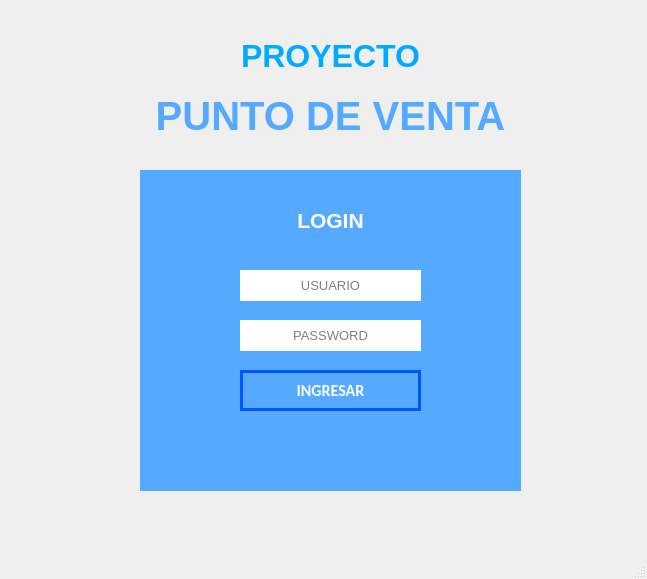
<?xml version="1.0" encoding="UTF-8"?>
<ui version="4.0">
 <class>win_login</class>
 <widget class="QMainWindow" name="win_login">
  <property name="geometry">
   <rect>
    <x>0</x>
    <y>0</y>
    <width>647</width>
    <height>579</height>
   </rect>
  </property>
  <property name="windowTitle">
   <string>Login</string>
  </property>
  <property name="autoFillBackground">
   <bool>false</bool>
  </property>
  <property name="styleSheet">
   <string notr="true"/>
  </property>
  <widget class="QWidget" name="centralwidget">
   <widget class="QLabel" name="label">
    <property name="geometry">
     <rect>
      <x>180</x>
      <y>30</y>
      <width>301</width>
      <height>51</height>
     </rect>
    </property>
    <property name="palette">
     <palette>
      <active>
       <colorrole role="WindowText">
        <brush brushstyle="SolidPattern">
         <color alpha="255">
          <red>0</red>
          <green>170</green>
          <blue>255</blue>
         </color>
        </brush>
       </colorrole>
       <colorrole role="Button">
        <brush brushstyle="SolidPattern">
         <color alpha="0">
          <red>0</red>
          <green>85</green>
          <blue>0</blue>
         </color>
        </brush>
       </colorrole>
       <colorrole role="Text">
        <brush brushstyle="SolidPattern">
         <color alpha="255">
          <red>0</red>
          <green>0</green>
          <blue>0</blue>
         </color>
        </brush>
       </colorrole>
       <colorrole role="Base">
        <brush brushstyle="SolidPattern">
         <color alpha="0">
          <red>0</red>
          <green>85</green>
          <blue>0</blue>
         </color>
        </brush>
       </colorrole>
       <colorrole role="Window">
        <brush brushstyle="SolidPattern">
         <color alpha="0">
          <red>0</red>
          <green>85</green>
          <blue>0</blue>
         </color>
        </brush>
       </colorrole>
      </active>
      <inactive>
       <colorrole role="WindowText">
        <brush brushstyle="SolidPattern">
         <color alpha="255">
          <red>0</red>
          <green>170</green>
          <blue>255</blue>
         </color>
        </brush>
       </colorrole>
       <colorrole role="Button">
        <brush brushstyle="SolidPattern">
         <color alpha="0">
          <red>0</red>
          <green>85</green>
          <blue>0</blue>
         </color>
        </brush>
       </colorrole>
       <colorrole role="Text">
        <brush brushstyle="SolidPattern">
         <color alpha="255">
          <red>0</red>
          <green>0</green>
          <blue>0</blue>
         </color>
        </brush>
       </colorrole>
       <colorrole role="Base">
        <brush brushstyle="SolidPattern">
         <color alpha="0">
          <red>0</red>
          <green>85</green>
          <blue>0</blue>
         </color>
        </brush>
       </colorrole>
       <colorrole role="Window">
        <brush brushstyle="SolidPattern">
         <color alpha="0">
          <red>0</red>
          <green>85</green>
          <blue>0</blue>
         </color>
        </brush>
       </colorrole>
      </inactive>
      <disabled>
       <colorrole role="WindowText">
        <brush brushstyle="SolidPattern">
         <color alpha="255">
          <red>120</red>
          <green>120</green>
          <blue>120</blue>
         </color>
        </brush>
       </colorrole>
       <colorrole role="Button">
        <brush brushstyle="SolidPattern">
         <color alpha="0">
          <red>0</red>
          <green>85</green>
          <blue>0</blue>
         </color>
        </brush>
       </colorrole>
       <colorrole role="Text">
        <brush brushstyle="SolidPattern">
         <color alpha="255">
          <red>120</red>
          <green>120</green>
          <blue>120</blue>
         </color>
        </brush>
       </colorrole>
       <colorrole role="Base">
        <brush brushstyle="SolidPattern">
         <color alpha="0">
          <red>0</red>
          <green>85</green>
          <blue>0</blue>
         </color>
        </brush>
       </colorrole>
       <colorrole role="Window">
        <brush brushstyle="SolidPattern">
         <color alpha="0">
          <red>0</red>
          <green>85</green>
          <blue>0</blue>
         </color>
        </brush>
       </colorrole>
      </disabled>
     </palette>
    </property>
    <property name="font">
     <font>
      <pointsize>24</pointsize>
      <weight>75</weight>
      <bold>true</bold>
     </font>
    </property>
    <property name="autoFillBackground">
     <bool>false</bool>
    </property>
    <property name="styleSheet">
     <string notr="true"/>
    </property>
    <property name="text">
     <string>PROYECTO</string>
    </property>
    <property name="alignment">
     <set>Qt::AlignCenter</set>
    </property>
   </widget>
   <widget class="QLabel" name="label_2">
    <property name="geometry">
     <rect>
      <x>60</x>
      <y>90</y>
      <width>541</width>
      <height>51</height>
     </rect>
    </property>
    <property name="palette">
     <palette>
      <active>
       <colorrole role="WindowText">
        <brush brushstyle="SolidPattern">
         <color alpha="255">
          <red>85</red>
          <green>170</green>
          <blue>255</blue>
         </color>
        </brush>
       </colorrole>
       <colorrole role="Button">
        <brush brushstyle="SolidPattern">
         <color alpha="0">
          <red>0</red>
          <green>85</green>
          <blue>0</blue>
         </color>
        </brush>
       </colorrole>
       <colorrole role="Base">
        <brush brushstyle="SolidPattern">
         <color alpha="0">
          <red>0</red>
          <green>85</green>
          <blue>0</blue>
         </color>
        </brush>
       </colorrole>
       <colorrole role="Window">
        <brush brushstyle="SolidPattern">
         <color alpha="0">
          <red>0</red>
          <green>85</green>
          <blue>0</blue>
         </color>
        </brush>
       </colorrole>
      </active>
      <inactive>
       <colorrole role="WindowText">
        <brush brushstyle="SolidPattern">
         <color alpha="255">
          <red>85</red>
          <green>170</green>
          <blue>255</blue>
         </color>
        </brush>
       </colorrole>
       <colorrole role="Button">
        <brush brushstyle="SolidPattern">
         <color alpha="0">
          <red>0</red>
          <green>85</green>
          <blue>0</blue>
         </color>
        </brush>
       </colorrole>
       <colorrole role="Base">
        <brush brushstyle="SolidPattern">
         <color alpha="0">
          <red>0</red>
          <green>85</green>
          <blue>0</blue>
         </color>
        </brush>
       </colorrole>
       <colorrole role="Window">
        <brush brushstyle="SolidPattern">
         <color alpha="0">
          <red>0</red>
          <green>85</green>
          <blue>0</blue>
         </color>
        </brush>
       </colorrole>
      </inactive>
      <disabled>
       <colorrole role="WindowText">
        <brush brushstyle="SolidPattern">
         <color alpha="255">
          <red>120</red>
          <green>120</green>
          <blue>120</blue>
         </color>
        </brush>
       </colorrole>
       <colorrole role="Button">
        <brush brushstyle="SolidPattern">
         <color alpha="0">
          <red>0</red>
          <green>85</green>
          <blue>0</blue>
         </color>
        </brush>
       </colorrole>
       <colorrole role="Base">
        <brush brushstyle="SolidPattern">
         <color alpha="0">
          <red>0</red>
          <green>85</green>
          <blue>0</blue>
         </color>
        </brush>
       </colorrole>
       <colorrole role="Window">
        <brush brushstyle="SolidPattern">
         <color alpha="0">
          <red>0</red>
          <green>85</green>
          <blue>0</blue>
         </color>
        </brush>
       </colorrole>
      </disabled>
     </palette>
    </property>
    <property name="font">
     <font>
      <family>Arial</family>
      <pointsize>30</pointsize>
      <weight>75</weight>
      <bold>true</bold>
     </font>
    </property>
    <property name="autoFillBackground">
     <bool>false</bool>
    </property>
    <property name="styleSheet">
     <string notr="true">background-color: rgba(0, 85, 0, 0);</string>
    </property>
    <property name="text">
     <string>PUNTO DE VENTA</string>
    </property>
    <property name="alignment">
     <set>Qt::AlignCenter</set>
    </property>
   </widget>
   <widget class="QLabel" name="deep">
    <property name="geometry">
     <rect>
      <x>140</x>
      <y>170</y>
      <width>381</width>
      <height>321</height>
     </rect>
    </property>
    <property name="styleSheet">
     <string notr="true">background-color: rgb(85, 170, 255);
border: 0;</string>
    </property>
    <property name="frameShape">
     <enum>QFrame::Box</enum>
    </property>
    <property name="frameShadow">
     <enum>QFrame::Raised</enum>
    </property>
    <property name="lineWidth">
     <number>2</number>
    </property>
    <property name="midLineWidth">
     <number>3</number>
    </property>
    <property name="text">
     <string/>
    </property>
   </widget>
   <widget class="QPushButton" name="btnIniciar">
    <property name="geometry">
     <rect>
      <x>240</x>
      <y>370</y>
      <width>181</width>
      <height>41</height>
     </rect>
    </property>
    <property name="palette">
     <palette>
      <active>
       <colorrole role="WindowText">
        <brush brushstyle="SolidPattern">
         <color alpha="255">
          <red>255</red>
          <green>255</green>
          <blue>255</blue>
         </color>
        </brush>
       </colorrole>
       <colorrole role="Button">
        <brush brushstyle="SolidPattern">
         <color alpha="204">
          <red>0</red>
          <green>85</green>
          <blue>255</blue>
         </color>
        </brush>
       </colorrole>
       <colorrole role="Text">
        <brush brushstyle="SolidPattern">
         <color alpha="255">
          <red>255</red>
          <green>255</green>
          <blue>255</blue>
         </color>
        </brush>
       </colorrole>
       <colorrole role="ButtonText">
        <brush brushstyle="SolidPattern">
         <color alpha="255">
          <red>255</red>
          <green>255</green>
          <blue>255</blue>
         </color>
        </brush>
       </colorrole>
       <colorrole role="Base">
        <brush brushstyle="SolidPattern">
         <color alpha="204">
          <red>0</red>
          <green>85</green>
          <blue>255</blue>
         </color>
        </brush>
       </colorrole>
       <colorrole role="Window">
        <brush brushstyle="SolidPattern">
         <color alpha="204">
          <red>0</red>
          <green>85</green>
          <blue>255</blue>
         </color>
        </brush>
       </colorrole>
       <colorrole role="Highlight">
        <brush brushstyle="SolidPattern">
         <color alpha="255">
          <red>0</red>
          <green>255</green>
          <blue>0</blue>
         </color>
        </brush>
       </colorrole>
      </active>
      <inactive>
       <colorrole role="WindowText">
        <brush brushstyle="SolidPattern">
         <color alpha="255">
          <red>255</red>
          <green>255</green>
          <blue>255</blue>
         </color>
        </brush>
       </colorrole>
       <colorrole role="Button">
        <brush brushstyle="SolidPattern">
         <color alpha="204">
          <red>0</red>
          <green>85</green>
          <blue>255</blue>
         </color>
        </brush>
       </colorrole>
       <colorrole role="Text">
        <brush brushstyle="SolidPattern">
         <color alpha="255">
          <red>255</red>
          <green>255</green>
          <blue>255</blue>
         </color>
        </brush>
       </colorrole>
       <colorrole role="ButtonText">
        <brush brushstyle="SolidPattern">
         <color alpha="255">
          <red>255</red>
          <green>255</green>
          <blue>255</blue>
         </color>
        </brush>
       </colorrole>
       <colorrole role="Base">
        <brush brushstyle="SolidPattern">
         <color alpha="204">
          <red>0</red>
          <green>85</green>
          <blue>255</blue>
         </color>
        </brush>
       </colorrole>
       <colorrole role="Window">
        <brush brushstyle="SolidPattern">
         <color alpha="204">
          <red>0</red>
          <green>85</green>
          <blue>255</blue>
         </color>
        </brush>
       </colorrole>
       <colorrole role="Highlight">
        <brush brushstyle="SolidPattern">
         <color alpha="255">
          <red>0</red>
          <green>255</green>
          <blue>0</blue>
         </color>
        </brush>
       </colorrole>
      </inactive>
      <disabled>
       <colorrole role="WindowText">
        <brush brushstyle="SolidPattern">
         <color alpha="255">
          <red>255</red>
          <green>255</green>
          <blue>255</blue>
         </color>
        </brush>
       </colorrole>
       <colorrole role="Button">
        <brush brushstyle="SolidPattern">
         <color alpha="204">
          <red>0</red>
          <green>85</green>
          <blue>255</blue>
         </color>
        </brush>
       </colorrole>
       <colorrole role="Text">
        <brush brushstyle="SolidPattern">
         <color alpha="255">
          <red>255</red>
          <green>255</green>
          <blue>255</blue>
         </color>
        </brush>
       </colorrole>
       <colorrole role="ButtonText">
        <brush brushstyle="SolidPattern">
         <color alpha="255">
          <red>255</red>
          <green>255</green>
          <blue>255</blue>
         </color>
        </brush>
       </colorrole>
       <colorrole role="Base">
        <brush brushstyle="SolidPattern">
         <color alpha="204">
          <red>0</red>
          <green>85</green>
          <blue>255</blue>
         </color>
        </brush>
       </colorrole>
       <colorrole role="Window">
        <brush brushstyle="SolidPattern">
         <color alpha="204">
          <red>0</red>
          <green>85</green>
          <blue>255</blue>
         </color>
        </brush>
       </colorrole>
       <colorrole role="Highlight">
        <brush brushstyle="SolidPattern">
         <color alpha="255">
          <red>0</red>
          <green>120</green>
          <blue>215</blue>
         </color>
        </brush>
       </colorrole>
      </disabled>
     </palette>
    </property>
    <property name="font">
     <font>
      <family>Calibri</family>
      <pointsize>12</pointsize>
      <weight>75</weight>
      <bold>true</bold>
     </font>
    </property>
    <property name="cursor">
     <cursorShape>PointingHandCursor</cursorShape>
    </property>
    <property name="styleSheet">
     <string notr="true">QPushButton:hover
{
  border: 0px solid red;
  color: white;
  background-color:  rgb(0, 85, 255);
}
QPushButton
{
	background-color: rgba(0,85, 255, .8);
 color:white;
border: 3px solid rgb(0, 85, 255);
}
</string>
    </property>
    <property name="text">
     <string>INGRESAR</string>
    </property>
   </widget>
   <widget class="QLineEdit" name="txtUsuario">
    <property name="geometry">
     <rect>
      <x>240</x>
      <y>270</y>
      <width>181</width>
      <height>31</height>
     </rect>
    </property>
    <property name="font">
     <font>
      <pointsize>10</pointsize>
     </font>
    </property>
    <property name="layoutDirection">
     <enum>Qt::LeftToRight</enum>
    </property>
    <property name="styleSheet">
     <string notr="true">background-color: rgb(255, 255, 255);</string>
    </property>
    <property name="maxLength">
     <number>35</number>
    </property>
    <property name="frame">
     <bool>false</bool>
    </property>
    <property name="alignment">
     <set>Qt::AlignCenter</set>
    </property>
    <property name="placeholderText">
     <string>USUARIO</string>
    </property>
   </widget>
   <widget class="QLabel" name="label_4">
    <property name="geometry">
     <rect>
      <x>130</x>
      <y>200</y>
      <width>401</width>
      <height>41</height>
     </rect>
    </property>
    <property name="palette">
     <palette>
      <active>
       <colorrole role="WindowText">
        <brush brushstyle="SolidPattern">
         <color alpha="255">
          <red>255</red>
          <green>255</green>
          <blue>255</blue>
         </color>
        </brush>
       </colorrole>
       <colorrole role="Button">
        <brush brushstyle="SolidPattern">
         <color alpha="0">
          <red>255</red>
          <green>255</green>
          <blue>255</blue>
         </color>
        </brush>
       </colorrole>
       <colorrole role="Base">
        <brush brushstyle="SolidPattern">
         <color alpha="0">
          <red>255</red>
          <green>255</green>
          <blue>255</blue>
         </color>
        </brush>
       </colorrole>
       <colorrole role="Window">
        <brush brushstyle="SolidPattern">
         <color alpha="0">
          <red>255</red>
          <green>255</green>
          <blue>255</blue>
         </color>
        </brush>
       </colorrole>
      </active>
      <inactive>
       <colorrole role="WindowText">
        <brush brushstyle="SolidPattern">
         <color alpha="255">
          <red>255</red>
          <green>255</green>
          <blue>255</blue>
         </color>
        </brush>
       </colorrole>
       <colorrole role="Button">
        <brush brushstyle="SolidPattern">
         <color alpha="0">
          <red>255</red>
          <green>255</green>
          <blue>255</blue>
         </color>
        </brush>
       </colorrole>
       <colorrole role="Base">
        <brush brushstyle="SolidPattern">
         <color alpha="0">
          <red>255</red>
          <green>255</green>
          <blue>255</blue>
         </color>
        </brush>
       </colorrole>
       <colorrole role="Window">
        <brush brushstyle="SolidPattern">
         <color alpha="0">
          <red>255</red>
          <green>255</green>
          <blue>255</blue>
         </color>
        </brush>
       </colorrole>
      </inactive>
      <disabled>
       <colorrole role="WindowText">
        <brush brushstyle="SolidPattern">
         <color alpha="255">
          <red>120</red>
          <green>120</green>
          <blue>120</blue>
         </color>
        </brush>
       </colorrole>
       <colorrole role="Button">
        <brush brushstyle="SolidPattern">
         <color alpha="0">
          <red>255</red>
          <green>255</green>
          <blue>255</blue>
         </color>
        </brush>
       </colorrole>
       <colorrole role="Base">
        <brush brushstyle="SolidPattern">
         <color alpha="0">
          <red>255</red>
          <green>255</green>
          <blue>255</blue>
         </color>
        </brush>
       </colorrole>
       <colorrole role="Window">
        <brush brushstyle="SolidPattern">
         <color alpha="0">
          <red>255</red>
          <green>255</green>
          <blue>255</blue>
         </color>
        </brush>
       </colorrole>
      </disabled>
     </palette>
    </property>
    <property name="font">
     <font>
      <pointsize>16</pointsize>
      <weight>75</weight>
      <bold>true</bold>
     </font>
    </property>
    <property name="styleSheet">
     <string notr="true">background-color: rgba(255, 255, 255, 0);</string>
    </property>
    <property name="text">
     <string>LOGIN</string>
    </property>
    <property name="alignment">
     <set>Qt::AlignCenter</set>
    </property>
   </widget>
   <widget class="QLabel" name="login_error_alert">
    <property name="geometry">
     <rect>
      <x>180</x>
      <y>440</y>
      <width>311</width>
      <height>21</height>
     </rect>
    </property>
    <property name="palette">
     <palette>
      <active>
       <colorrole role="WindowText">
        <brush brushstyle="SolidPattern">
         <color alpha="155">
          <red>223</red>
          <green>0</green>
          <blue>0</blue>
         </color>
        </brush>
       </colorrole>
      </active>
      <inactive>
       <colorrole role="WindowText">
        <brush brushstyle="SolidPattern">
         <color alpha="155">
          <red>223</red>
          <green>0</green>
          <blue>0</blue>
         </color>
        </brush>
       </colorrole>
      </inactive>
      <disabled>
       <colorrole role="WindowText">
        <brush brushstyle="SolidPattern">
         <color alpha="255">
          <red>120</red>
          <green>120</green>
          <blue>120</blue>
         </color>
        </brush>
       </colorrole>
      </disabled>
     </palette>
    </property>
    <property name="font">
     <font>
      <pointsize>14</pointsize>
     </font>
    </property>
    <property name="styleSheet">
     <string notr="true"/>
    </property>
    <property name="text">
     <string/>
    </property>
    <property name="alignment">
     <set>Qt::AlignCenter</set>
    </property>
   </widget>
   <widget class="QLineEdit" name="txtPassword">
    <property name="geometry">
     <rect>
      <x>240</x>
      <y>320</y>
      <width>181</width>
      <height>31</height>
     </rect>
    </property>
    <property name="font">
     <font>
      <pointsize>10</pointsize>
     </font>
    </property>
    <property name="layoutDirection">
     <enum>Qt::LeftToRight</enum>
    </property>
    <property name="styleSheet">
     <string notr="true">background-color: rgb(255, 255, 255);</string>
    </property>
    <property name="maxLength">
     <number>35</number>
    </property>
    <property name="frame">
     <bool>false</bool>
    </property>
    <property name="alignment">
     <set>Qt::AlignCenter</set>
    </property>
    <property name="placeholderText">
     <string>PASSWORD</string>
    </property>
    <property name="clearButtonEnabled">
     <bool>false</bool>
    </property>
   </widget>
   <zorder>deep</zorder>
   <zorder>label</zorder>
   <zorder>label_2</zorder>
   <zorder>btnIniciar</zorder>
   <zorder>txtUsuario</zorder>
   <zorder>label_4</zorder>
   <zorder>login_error_alert</zorder>
   <zorder>txtPassword</zorder>
  </widget>
  <widget class="QMenuBar" name="menubar">
   <property name="geometry">
    <rect>
     <x>0</x>
     <y>0</y>
     <width>647</width>
     <height>21</height>
    </rect>
   </property>
  </widget>
  <widget class="QStatusBar" name="statusbar"/>
 </widget>
 <resources/>
 <connections/>
</ui>
